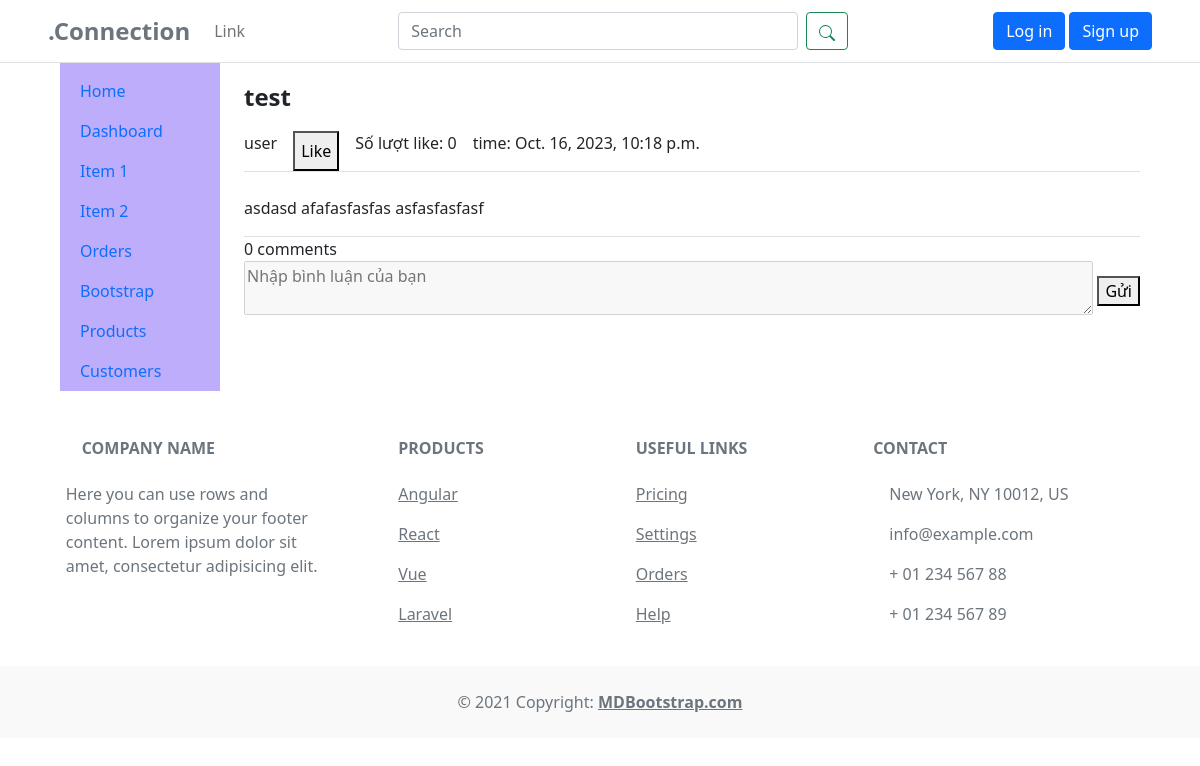
/post/1/, run on an earlier commit of the app's database.
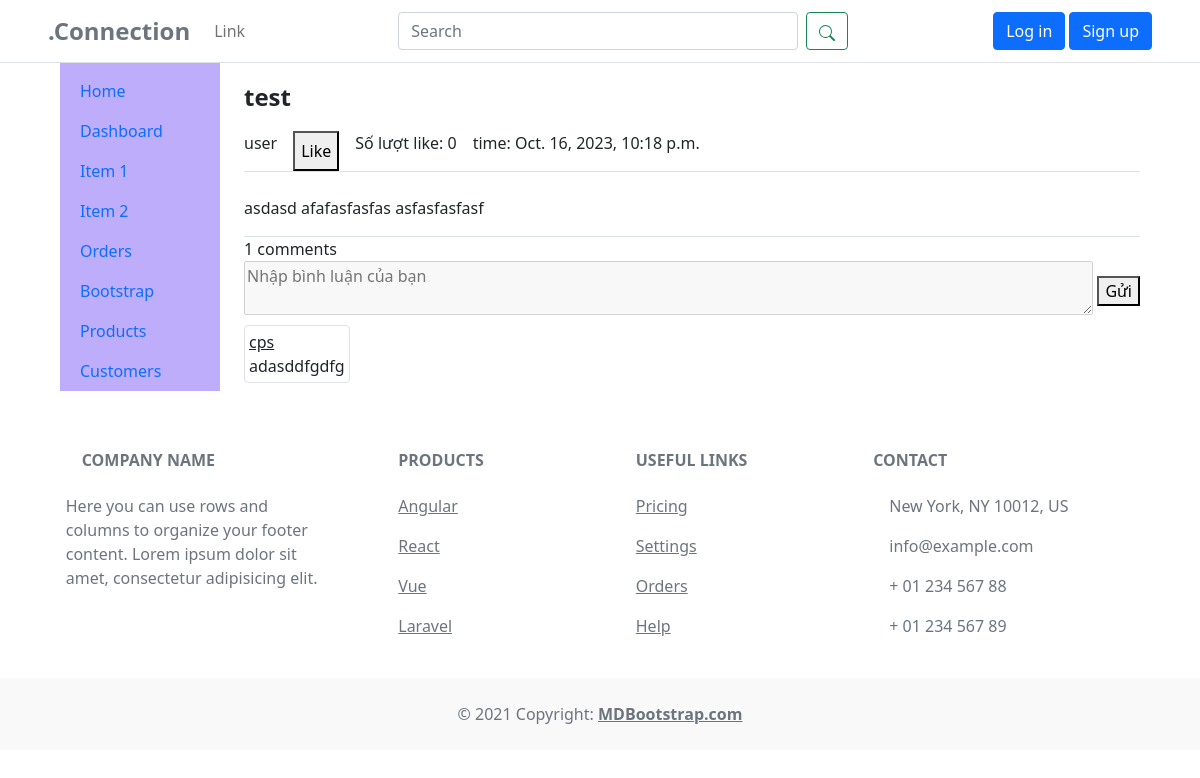
And on a later commit of the database.
### app/models.py (models this page shows)
class Comment(models.Model):
    post = models.ForeignKey(Post, on_delete=models.CASCADE, related_name='comments')
    user = models.ForeignKey(User, on_delete=models.CASCADE)
    text = models.TextField()
    created_at = models.DateTimeField(auto_now_add=True)
    def __str__(self):
        return self.text

### app/views.py (the view)
# urls.py: path('post/<str:id>/', views.post, name="post"),
def post(req, id):
    post = Post.objects.get(id=id)
    comments = post.comments.all()
    comment_count = comments.count()
    return render(req, 'app/post.html', {'post': post, 'comments': comments, 'comment_count': comment_count})

### templates/app/post.html (shortened to what this page needs)
{% extends "components/base.html" %}
{% load static %}
{% block extrastyles %}
<link rel="stylesheet" type="text/css" href="{% static 'css/app.css' %}" />
{% endblock extrastyles %}
{% block content %}
<div class="border-bottom">
  <p class="fs-4 fw-bold">{{ post.title }}</p>
  <div class="d-flex gap-3">
    <p>{{ post.user.username }}</p>
    <button class="like-button" data-post-id="{{ post.id }}">
      {% if request.user in post.likes.all %}
      Unlike
      {% else %}
      Like
      {% endif %}
    </button>
    <p>Số lượt like: <span id="like-count">{{ post.likes.count }}</span></p>
    <p>time: {{ post.pub_date }}</p>
  </div>
</div>
<div class="mt-4">
  <p>{{ post.content|safe }}</p>
</div>
<div>
  <div class="mb-1 border-top">
    <p class="m-0">{{ comment_count }} comments</p>
    <form class="d-flex align-items-center">
      <div class="pe-1 flex-grow-1">
        {% if user.is_authenticated %}
        <textarea class="w-100" id="comment" data-post-id="{{post.id}}" name="comment"
          placeholder="Nhập bình luận của bạn" required></textarea>
        {% else %}
        <textarea class="w-100" id="comment" data-post-id="{{post.id}}" name="comment"
        placeholder="Nhập bình luận của bạn" required disabled></textarea>
        {% endif %}
      </div>
      <button type="button" id="submit_comment">Gửi</button>
    </form>
  </div>
  <div id="list-comment">
    {% for comment in comments %}
    <div class="mb-1">
      <div class="border rounded d-inline-block p-1">
        <p class="m-0 text-decoration-underline">{{ comment.user }}</p>
        <p class="m-0">{{ comment }}</p>
      </div>
    </div>
    {% endfor %}
  </div>
</div>
{% endblock content %}

What changed in the data, as far as the page shows it:
added Comment: user "cps", text "adasddfgdfg"
Also different on the page:
{{ comment_count }}: "0" → "1"
